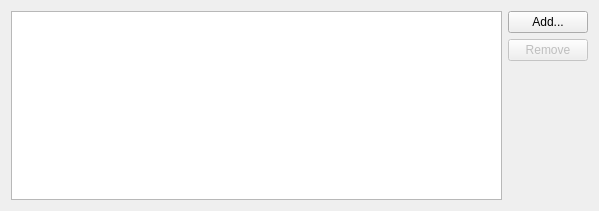
<?xml version="1.0" encoding="UTF-8"?>
<ui version="4.0">
 <class>SelectPathsWidget</class>
 <widget class="QWidget" name="SelectPathsWidget">
  <property name="geometry">
   <rect>
    <x>0</x>
    <y>0</y>
    <width>599</width>
    <height>211</height>
   </rect>
  </property>
  <property name="windowTitle">
   <string comment="@title:window">Select paths</string>
  </property>
  <layout class="QHBoxLayout" name="mainHorizontalLayout">
   <item>
    <widget class="QListView" name="pathsView">
     <property name="whatsThis">
      <string comment="@info:whatsthis">&lt;para&gt;The files and directories to analyze.&lt;/para&gt;</string>
     </property>
     <property name="editTriggers">
      <set>QAbstractItemView::NoEditTriggers</set>
     </property>
    </widget>
   </item>
   <item>
    <layout class="QVBoxLayout" name="buttonVerticalLayout">
     <item>
      <widget class="KPushButton" name="addButton">
       <property name="toolTip">
        <string comment="@info:tooltip">Add files and directories.</string>
       </property>
       <property name="whatsThis">
        <string comment="@info:whatsthis">&lt;para&gt;Adds files and directories to the list.&lt;/para&gt;

&lt;para&gt;Only local files and directories can be selected.&lt;/para&gt;</string>
       </property>
       <property name="text">
        <string comment="@action:button">Add...</string>
       </property>
      </widget>
     </item>
     <item>
      <widget class="KPushButton" name="removeButton">
       <property name="enabled">
        <bool>false</bool>
       </property>
       <property name="toolTip">
        <string comment="@info:tooltip">Remove the selected files or directories.</string>
       </property>
       <property name="whatsThis">
        <string comment="@info:whatsthis">&lt;para&gt;Removes files or directories from the list.&lt;/para&gt;</string>
       </property>
       <property name="text">
        <string comment="@action:button">Remove</string>
       </property>
      </widget>
     </item>
     <item>
      <spacer name="buttonVerticalSpacer">
       <property name="orientation">
        <enum>Qt::Vertical</enum>
       </property>
       <property name="sizeHint" stdset="0">
        <size>
         <width>20</width>
         <height>40</height>
        </size>
       </property>
      </spacer>
     </item>
    </layout>
   </item>
  </layout>
 </widget>
 <customwidgets>
  <customwidget>
   <class>KPushButton</class>
   <extends>QPushButton</extends>
   <header>kpushbutton.h</header>
  </customwidget>
 </customwidgets>
 <resources/>
 <connections/>
</ui>
